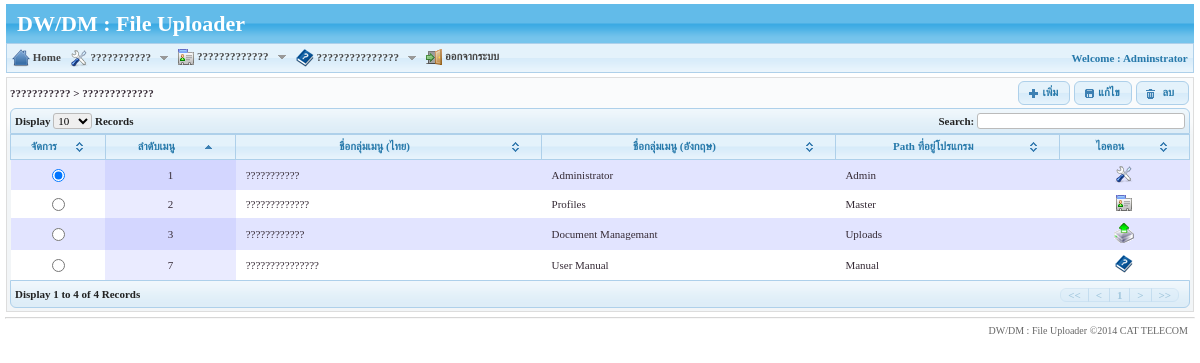
The page /?setModule=Admin&setPage=menu_group (signed in) on the database its author committed.
### tables this page shows
CREATE TABLE IF NOT EXISTS `tbl_menu_group` (
  `mgroup_id` tinyint(4) NOT NULL auto_increment,
  `menu_group_th` varchar(50) NOT NULL,
  `menu_group_en` varchar(50) default NULL,
  `menu_path` varchar(50) NOT NULL,
  `menu_order` tinyint(4) default NULL,
  `icon_id` tinyint(4) default '3',
  PRIMARY KEY  (`mgroup_id`),
  KEY `Ref44106` (`icon_id`)
);

CREATE TABLE IF NOT EXISTS `tbl_icons` (
  `icon_id` tinyint(4) NOT NULL auto_increment,
  `icon_name` varchar(50) NOT NULL,
  PRIMARY KEY  (`icon_id`)
);

### includes/config.inc.php (called while the page is built, shortened)
<?php
include_once("dbConnect.php");
$arr_icon = array("home"=>ICON_PATH."icon-home.png",
				  			"config"=>ICON_PATH."icon-config.png",
							"keyin"=>ICON_PATH."icon-keyin.gif",
							"profile"=>ICON_PATH."icon-profile.gif",
							"report"=>ICON_PATH."icon-report.png",
							"logout"=>ICON_PATH."icon-logout.png",
							"manual"=>ICON_PATH."icon-manual.gif",
							"company"=>ICON_PATH."icon-company.png",
							"db"=>ICON_PATH."icon-db.png",
							"menu"=>ICON_PATH."icon-menu.gif");
?>

### includes/dbConnect.php (called while the page is built, shortened)
<?php
require('adodb.inc.php');
$dsn = "mysqli://".DB_USER.":".DB_PASS."@".DB_HOST."/".DB;
$db = NewADOConnection($dsn);
?>

### includes/adodb.inc.php (called while the page is built, shortened)
<?php
 if (!defined('_ADODB_LAYER')) {
	GLOBAL
		$ADODB_vers,
		$ADODB_COUNTRECS,
		$ADODB_CACHE_DIR,
		$ADODB_CACHE,
		$ADODB_CACHE_CLASS,
		$ADODB_EXTENSION,
		$ADODB_COMPAT_FETCH,
	 	$ADODB_FETCH_MODE,
		$ADODB_GETONE_EOF,
		$ADODB_QUOTE_FIELDNAMES;
	function ADODB_Setup()
	{
	GLOBAL
		$ADODB_vers,
		$ADODB_COUNTRECS,
		$ADODB_CACHE_DIR,
	 	$ADODB_FETCH_MODE,
		$ADODB_CACHE,
		$ADODB_CACHE_CLASS,
		$ADODB_FORCE_TYPE,
		$ADODB_GETONE_EOF,
		$ADODB_QUOTE_FIELDNAMES;
		if (!isset($ADODB_COUNTRECS)) $ADODB_COUNTRECS = true;
	}
	class ADOConnection {
	var $database = '';
	var $host = '';
	var $user = '';
	var $debug = false;
	var $true = '1';
	var $false = '0';
	var $rsPrefix = "ADORecordSet_";
	var $fetchMode=false;
	var $bulkBind = false;
	var $_queryID = false;
	var $_bindInputArray = false;
	function Connect($argHostname = "", $argUsername = "", $argPassword = "", $argDatabaseName = "", $forceNew = false)
	{
		if ($argHostname != "") $this->host = $argHostname;
		if ($argUsername != "") $this->user = $argUsername;
		if ($argDatabaseName != "") $this->database = $argDatabaseName;
		if ($forceNew) {
			if ($rez=$this->_nconnect($this->host, $this->user, $argPassword, $this->database)) return true;
		} else {
			 if ($rez=$this->_connect($this->host, $this->user, $argPassword, $this->database)) return true;
		}
		return $ret;
	}
	function SetFetchMode($mode)
	{
		$old = $this->fetchMode;
		$this->fetchMode = $mode;
		if ($old === false) {
		global $ADODB_FETCH_MODE;
			return $ADODB_FETCH_MODE;
		}
		return $old;
	}
	function Execute($sql,$inputarr=false)
	{
		if ($inputarr) {
			if (!is_array($inputarr)) $inputarr = array($inputarr);
			$element0 = reset($inputarr);
			$array_2d = $this->bulkBind && is_array($element0) && !is_object(reset($element0));
			unset($element0);
			if (!is_array($sql) && !$this->_bindInputArray) {
				$sqlarr = explode('?',$sql);
				$nparams = sizeof($sqlarr)-1;
				if (!$array_2d) $inputarr = array($inputarr);
				foreach($inputarr as $arr) {
					$sql = ''; $i = 0;
					while(list(, $v) = each($arr)) {
						$sql .= $sqlarr[$i];
						$typ = gettype($v);
						if ($typ == 'string')
							$sql .= $this->qstr($v);
						else if ($typ == 'double')
							$sql .= str_replace(',','.',$v);
						else if ($typ == 'boolean')
							$sql .= $v ? $this->true : $this->false;
						else if ($typ == 'object') {
							if (method_exists($v, '__toString')) $sql .= $this->qstr($v->__toString());
							else $sql .= $this->qstr((string) $v);
						} else if ($v === null)
							$sql .= 'NULL';
						else
							$sql .= $v;
						$i += 1;
						if ($i == $nparams) break;
					}
					if (isset($sqlarr[$i])) {
						$sql .= $sqlarr[$i];
						if ($i+1 != sizeof($sqlarr)) $this->outp_throw( "Input Array does not match ?: ".htmlspecialchars($sql),'Execute');
					} else if ($i != sizeof($sqlarr))
						$this->outp_throw( "Input array does not match ?: ".htmlspecialchars($sql),'Execute');
					$ret = $this->_Execute($sql);
					if (!$ret) return $ret;
				}
			} else {
				if ($array_2d) {
					if (is_string($sql))
						$stmt = $this->Prepare($sql);
					else
						$stmt = $sql;
					foreach($inputarr as $arr) {
						$ret = $this->_Execute($stmt,$arr);
						if (!$ret) return $ret;
					}
				} else {
					$ret = $this->_Execute($sql,$inputarr);
				}
			}
		} else {
			$ret = $this->_Execute($sql,false);
		}
		return $ret;
	}
	function _Execute($sql,$inputarr=false)
	{
		if ($this->debug) {
			global $ADODB_INCLUDED_LIB;
			if (empty($ADODB_INCLUDED_LIB)) include(ADODB_DIR.'/adodb-lib.inc.php');
			$this->_queryID = _adodb_debug_execute($this, $sql,$inputarr);
		} else {
			$this->_queryID = @$this->_query($sql,$inputarr);
		}
		if ($this->_queryID === true) {
			$rsclass = $this->rsPrefix.'empty';
			$rs = (class_exists($rsclass)) ? new $rsclass():  new ADORecordSet_empty();
			return $rs;
		}
		$rs = new $rsclass($this->_queryID,$this->fetchMode);
		$rs->connection = $this;
		$rs->Init();
		if (is_array($sql)) $rs->sql = $sql[0];
		else $rs->sql = $sql;
		return $rs;
	}
	function GetAll($sql, $inputarr=false)
	{
		$arr = $this->GetArray($sql,$inputarr);
		return $arr;
	}
	function GetArray($sql,$inputarr=false)
	{
	global $ADODB_COUNTRECS;
		$savec = $ADODB_COUNTRECS;
		$ADODB_COUNTRECS = false;
		$rs = $this->Execute($sql,$inputarr);
		$ADODB_COUNTRECS = $savec;
		$arr = $rs->GetArray();
		return $arr;
	}
	function GetRow($sql,$inputarr=false)
	{
	global $ADODB_COUNTRECS;
		$crecs = $ADODB_COUNTRECS;
		$rs = $this->Execute($sql,$inputarr);
		$ADODB_COUNTRECS = $crecs;
		if ($rs) {
			if (!$rs->EOF) $arr = $rs->fields;
			else $arr = array();
			return $arr;
		}
		$false = false;
		return $false;
	}
}
	class ADORecordSet implements IteratorAggregate {
	var $fields = false;
	var $EOF = false;
	var $_numOfRows = -1;
	var $_numOfFields = -1;
	var $_currentRow = -1;
	var $_closed = false;
	function ADORecordSet($queryID)
	{
		$this->_queryID = $queryID;
	}
	function Init()
	{
		if ($this->_numOfRows != 0 && $this->_numOfFields && $this->_currentRow == -1) {
			$this->_currentRow = 0;
			if ($this->EOF = ($this->_fetch() === false)) {
				$this->_numOfRows = 0;
			}
		} else {
			$this->EOF = true;
		}
	}
	function GetArray($nRows = -1)
	{
		$results = array();
		$cnt = 0;
		while (!$this->EOF && $nRows != $cnt) {
			$results[] = $this->fields;
			$cnt++;
		}
		return $results;
	}
	function Close()
	{
		if (!$this->_closed) {
			$this->_closed = true;
			return $this->_close();
		} else
			return true;
	}
}
	function ADOLoadCode($dbType)
	{
		$db = strtolower($dbType);
		switch ($db) {
			default:
				$class = $db; break;
		}
		$file = ADODB_DIR."/adodb-".$db.".inc.php";
		if (class_exists("ADODB_" . $class)) return $class;
		return false;
	}
	function NewADOConnection($db='')
	{
		$tmp = ADONewConnection($db);
		return $tmp;
	}
	function ADONewConnection($db='')
	{
	GLOBAL $ADODB_NEWCONNECTION, $ADODB_LASTDB;
		$errorfn = (defined('ADODB_ERROR_HANDLER')) ? ADODB_ERROR_HANDLER : false;
		if (($at = strpos($db,'://')) !== FALSE) {
			$origdsn = $db;
			$fakedsn = 'fake'.substr($origdsn,$at);
			if (($at2 = strpos($origdsn,'@/')) !== FALSE) {
				$fakedsn = str_replace('@/','@adodb-fakehost/',$fakedsn);
			}
			 if ((strpos($origdsn, 'sqlite')) !== FALSE) {
                list($scheme, $path) = explode('://', $origdsn);
                $dsna['scheme'] = $scheme;
				if ($qmark = strpos($path,'?')) {
					$dsn['query'] = substr($path,$qmark+1);
					$path = substr($path,0,$qmark);
				}
            	$dsna['path'] = '/' . urlencode($path);
			} else
				$dsna = @parse_url($fakedsn);
			$dsna['scheme'] = substr($origdsn,0,$at);
			$db = @$dsna['scheme'];
			$dsna['host'] = isset($dsna['host']) ? rawurldecode($dsna['host']) : '';
			$dsna['user'] = isset($dsna['user']) ? rawurldecode($dsna['user']) : '';
			$dsna['pass'] = isset($dsna['pass']) ? rawurldecode($dsna['pass']) : '';
			$dsna['path'] = isset($dsna['path']) ? rawurldecode(substr($dsna['path'],1)) : '';
			if (isset($dsna['query'])) {
				$opt1 = explode('&',$dsna['query']);
				foreach($opt1 as $k => $v) {
					$arr = explode('=',$v);
					$opt[$arr[0]] = isset($arr[1]) ? rawurldecode($arr[1]) : 1;
				}
			} else $opt = array();
		}
		if(empty($obj)) {
			if (!isset($ADODB_LASTDB)) $ADODB_LASTDB = '';
			if ($db != $ADODB_LASTDB) $db = ADOLoadCode($db);
			$cls = 'ADODB_'.$db;
			$obj = new $cls();
		}
		if ($obj) {
			if (isset($dsna)) {
				if (empty($persist))
					$ok = $obj->Connect($dsna['host'], $dsna['user'], $dsna['pass'], $dsna['path']);
				else if (empty($nconnect))
					$ok = $obj->PConnect($dsna['host'], $dsna['user'], $dsna['pass'], $dsna['path']);
				else
					$ok = $obj->NConnect($dsna['host'], $dsna['user'], $dsna['pass'], $dsna['path']);
			}
		}
		return $obj;
	}
}
?>

### includes/adodb-mysqli.inc.php (called while the page is built, shortened)
<?php
if (! defined("_ADODB_MYSQLI_LAYER")) {
 global $ADODB_EXTENSION; $ADODB_EXTENSION = false;
class ADODB_mysqli extends ADOConnection {
	var $clientFlags = 0;
	var $port = false;
	var $socket = false;
	var $optionFlags = array(array(MYSQLI_READ_DEFAULT_GROUP,0));
  	var $multiQuery = false;
	function _connect($argHostname = NULL,
			  $argUsername = NULL,
			  $argPassword = NULL,
			  $argDatabasename = NULL, $persist=false)
	  {
	    $this->_connectionID = @mysqli_init();
		foreach($this->optionFlags as $arr) {
			mysqli_options($this->_connectionID,$arr[0],$arr[1]);
		}
		$ok = mysqli_real_connect($this->_connectionID,
 				    $argHostname,
 				    $argUsername,
 				    $argPassword,
 				    $argDatabasename,
					$this->port,
					$this->socket,
					$this->clientFlags);
		if ($ok) {
	 		if ($argDatabasename)  return $this->SelectDB($argDatabasename);
 			return true;
 	   } else {
			if ($this->debug)
		  		ADOConnection::outp("Could't connect : "  . $this->ErrorMsg());
			$this->_connectionID = null;
			return false;
	   }
	}
	function SelectDB($dbName)
	{
	    if ($this->_connectionID) {
        	$result = @mysqli_select_db($this->_connectionID, $dbName);
			return $result;
		}
	    return false;
	}
	function _query($sql, $inputarr)
	{
	global $ADODB_COUNTRECS;
		if ($this->multiQuery) {
			$rs = mysqli_multi_query($this->_connectionID, $sql.';');
			if ($rs) {
				$rs = ($ADODB_COUNTRECS) ? @mysqli_store_result( $this->_connectionID ) : @mysqli_use_result( $this->_connectionID );
				return $rs ? $rs : true;
			}
		} else {
			$rs = mysqli_query($this->_connectionID, $sql, $ADODB_COUNTRECS ? MYSQLI_STORE_RESULT : MYSQLI_USE_RESULT);
			if ($rs) return $rs;
		}
		return false;
	}
	function _close()
	  {
	    $this->_connectionID = false;
	  }
}
class ADORecordSet_mysqli extends ADORecordSet{
	function ADORecordSet_mysqli($queryID, $mode = false)
	{
	  switch ($mode)
	    {
	    case ADODB_FETCH_ASSOC:
	      $this->fetchMode = MYSQLI_ASSOC;
	      break;
	    }
	}
	function _initrs()
	{
	global $ADODB_COUNTRECS;
		$this->_numOfRows = $ADODB_COUNTRECS ? @mysqli_num_rows($this->_queryID) : -1;
		$this->_numOfFields = @mysqli_num_fields($this->_queryID);
	}
	function MoveNext()
	{
		$this->fields = @mysqli_fetch_array($this->_queryID,$this->fetchMode);
		if (is_array($this->fields)) return true;
		$this->EOF = true;
		return false;
	}
	function _fetch()
	{
		$this->fields = mysqli_fetch_array($this->_queryID,$this->fetchMode);
	  	return is_array($this->fields);
	}
	function _close()
	{
	  	$this->_queryID = false;
	}
}
}

### modules/Admin/menu_group.php (the view, shortened to what this page needs)
<?php
$tbl = new dataTable();
$tbl->id = $_GET['setPage'];
$tbl->title = title_menu($_GET['setPage']);
$tbl->menu = MENU_ACTION;
$tbl->module = $_GET['setModule'];
$tbl->page = $_GET['setPage'];
$tbl->order = 1;
$tbl->openTable();
$sql_list = "SELECT
						 a.mgroup_id,
						 a.menu_group_th,
						 a.menu_group_en,
						 a.menu_path,
						 a.icon_id,
						 a.menu_order,
						 b.icon_name
					FROM tbl_menu_group a
						 LEFT JOIN tbl_icons b
						   ON a.icon_id = b.icon_id
					ORDER BY a.menu_order ";
$rs_list = $db->GetAll($sql_list);
?>
<table width='100%' border='0' cellpadding='0' cellspacing='0' class='display' id='<?=$tbl->id;?>'>
  <thead>
    <tr>
      <th width='8%' class="header_height">จัดการ</th>
      <th width='11%'>ลำดับเมนู</th>
      <th width='26%'>ชื่อกลุ่มเมนู (ไทย)</th>
      <th width='25%'>ชื่อกลุ่มเมนู (อังกฤษ)</th>
      <th width='19%'>Path ที่อยู่โปรแกรม</th>
      <th width='11%'>ไอคอน</th>
    </tr>
  </thead>
  <tbody>
    <?php for($i=0;$i<count($rs_list);$i++){ ?>
    <tr>
      <td align='center'><input type="radio" name="selID" id="selID_<?=$rs_list[$i]['mgroup_id']?>" value="<?=$rs_list[$i]['mgroup_id']?>" <?=$i==0?'checked':''?>/></td>
      <td align='center'><?=$rs_list[$i]['menu_order']?></td>
      <td><?=$rs_list[$i]['menu_group_th']?></td>
      <td><?=$rs_list[$i]['menu_group_en']?></td>
      <td><?=$rs_list[$i]['menu_path']?></td>
      <td align='center'><img src='./images/menu_actions/<?=$rs_list[$i]['icon_name']?>'/></td>
    </tr>
       <?php }   ?>
  </tbody>
</table>

### main_menu.php (shortened to what this page needs)
<?php
$db->debug = 0;
?>
<link rel="stylesheet" type="text/css" href="css/<?=THEMES?>/menu.css" />
<div class="ui-state-default">
  <table cellpadding="0" cellspacing="0" style="width:100%;">
    <tr>
      <td width="83%" style="width:80%;">
        <ul id="qm0" class="qmmc">
          <li><a href="index.php" title="หน้าหลัก"><img src="<?=$arr_icon['home']?>"  border="0" align="absmiddle" /> Home </a></li>
          <?php
if(LANGUAGE == "en"){
	$menu_group_lange = "menu_group_en";
	$menu_lange = "menu_name_en";
}else{
	$menu_group_lange = "menu_group_th";
}
$sqlMenuGroup = "SELECT
								 T.*
							FROM (SELECT
									   b.mgroup_id,
									   b.menu_group_th,
									   b.menu_group_en,
									   b.menu_path,
									   a.menu_order,
									   c.icon_name
								  FROM tbl_menu a,
									   tbl_menu_group b,
									   tbl_icons c
								  WHERE a.mgroup_id = b.mgroup_id
										 AND b.icon_id = c.icon_id
										 AND menu_id IN(SELECT
															 menu_id
														FROM tbl_menu_auth
														WHERE group_id IN(SELECT
																			   group_id
																		  FROM tbl_user_auth
																		  WHERE user_id ='".$_SESSION['sess_user_id']."'))
								  GROUP BY a.mgroup_id
								  ORDER BY a.mgroup_id) AS T
								 left join tbl_menu_group a
								   on a.mgroup_id = t.mgroup_id
							group by a.menu_order
							order by a.menu_order";
$rsMenuGroup = $db->GetAll($sqlMenuGroup);
for($i=0;$i<count($rsMenuGroup);$i++){
	?>
          <li><a class="qmparent" href="javascript:void(0)"><img src="./images/menu_actions/<?=$rsMenuGroup[$i]['icon_name']?>"  border="0" align="absmiddle" />
            <?=$rsMenuGroup[$i][$menu_group_lange]?>
            &nbsp;&nbsp;<img src="images/menu_actions/icons-down.gif"  border="0" align="absmiddle" /> </a>
              <?php
		 $sqlMenu = "SELECT a.menu_id ,a.menu_name_th ,a.menu_name_en,a.menu_file,a.mgroup_id , b.icon_name
								FROM tbl_menu a , tbl_icons b
								WHERE  a.icon_id = b.icon_id
								AND a.mgroup_id =".$rsMenuGroup[$i]['mgroup_id']."
								AND a.menu_id
										IN (
													SELECT menu_id
													FROM tbl_menu_auth
													WHERE group_id
													IN (
															SELECT group_id
															FROM tbl_user_auth
															WHERE user_id = '".$_SESSION['sess_user_id']."'
															)
										)
								ORDER BY a.menu_order";
		$rsMenu = $db->GetAll($sqlMenu);
				?>
            <?php
}
			?>
          <li ><a class="qmparent" href="javascript:void(0)" id="signout"><img src="<?=$arr_icon['logout']?>"  border="0" align="absmiddle" /> ออกจากระบบ</a>
        </ul>
        </td>
      <td width="17%" align="right" valign="middle" class="font-normal" >
     <label for="select">Welcome : </label> <?=$_SESSION['sess_name'];?>
        &nbsp;</td>
    </tr>
  </table>
</div>

### rows shown on the page
tbl_menu_group: shows a picture, menu_group_th "???????????", menu_order "1", menu_group_en "Administrator", menu_path "Admin", icon.icon_name (picture)
tbl_menu_group: shows a picture, menu_group_th "?????????????", menu_order "2", menu_group_en "Profiles", menu_path "Master", icon.icon_name (picture)
tbl_menu_group: shows a picture, menu_group_th "???????????????", menu_order "7", menu_group_en "User Manual", menu_path "Manual", icon.icon_name (picture)
tbl_menu_group: menu_order "3", menu_group_th "????????????", menu_group_en "Document Managemant", menu_path "Uploads", icon.icon_name (picture)

### other values the page prints
SITE_NAME "DW/DM : File Uploader"
$_SESSION['sess_name'] "Adminstrator"
$this->title "??????????? > ?????????????"
$this->menu "เพิ่ม แก้ไข ลบ"
COPYRIGHT "©2014 CAT TELECOM"
